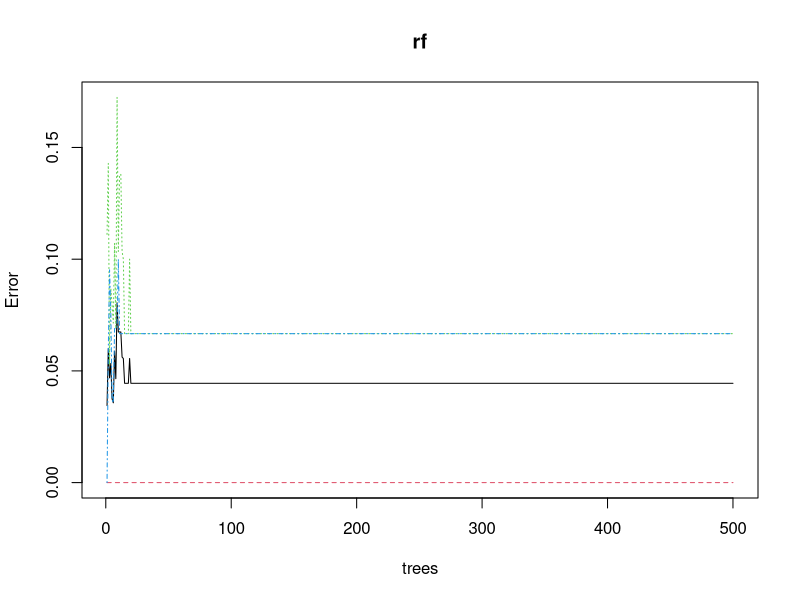
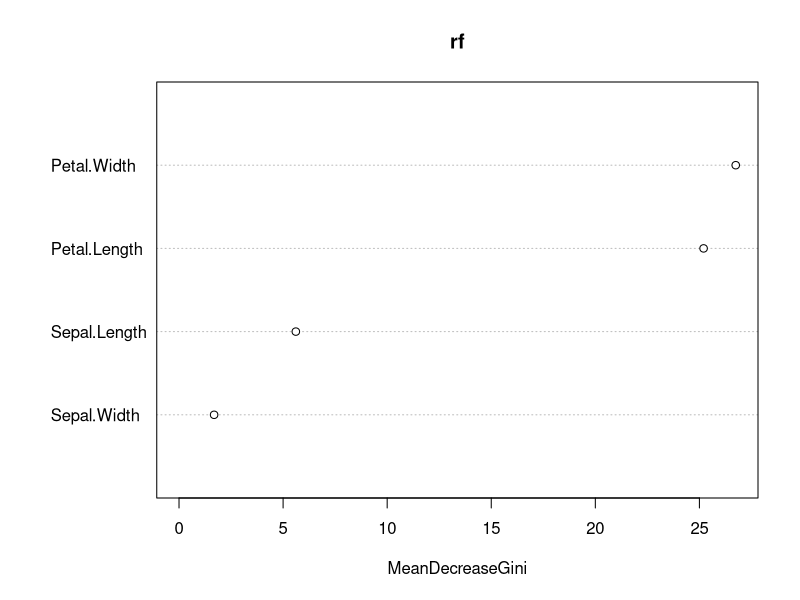

Source code (R) for these figures, in order:
install.packages("randomForest")
install.packages("caTools")
library(randomForest)
library(caTools)
#load(iris)
head(iris)
str(iris)
split<-sample.split(iris,SplitRatio = 0.7)
train<-subset(iris,split=="TRUE")
test<-subset(iris,split=="FALSE")
rf=randomForest(x=train[1:4],y=train$Species,ntree=500)
y_pred=predict(rf,newdata = test[1:4])
cmf=table(test$Species,y_pred)
plot(rf)
importance(rf)
varImpPlot(rf)
